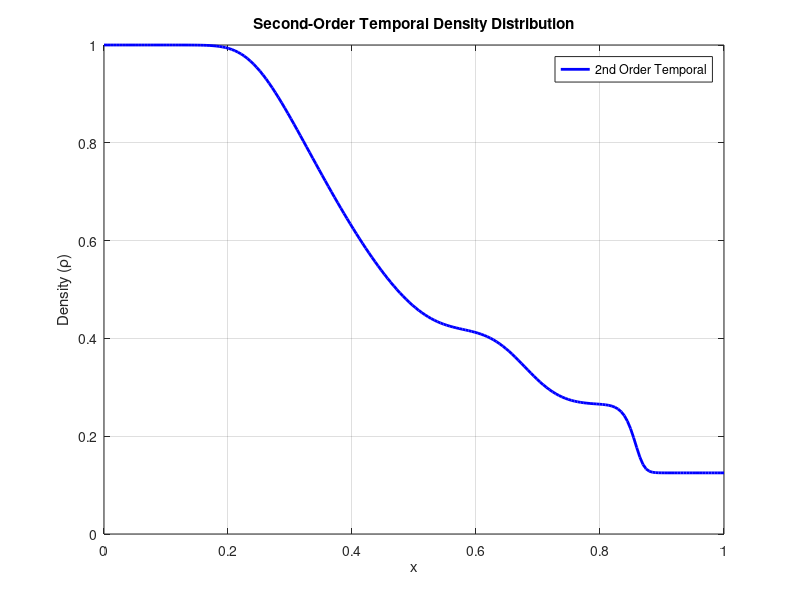

The MATLAB source for this figure: (Note: this script raises an error after producing the figure.)
function second_order_temporal_solution()
    % Second-order temporal method using Heun's method
    
    % Initial conditions
    rho_L = 1.0; u_L = 0.0; p_L = 1.0;
    rho_R = 0.125; u_R = 0.0; p_R = 0.1;
    gamma = 1.4;
    
    % Domain and time
    N = 200;
    x = linspace(0, 1, N);
    dx = x(2) - x(1);
    t_final = 0.2;
    CFL = 0.5;
    
    % Initialize solution
    W = zeros(3, N);
    for i = 1:N
        if x(i) < 0.5
            W(1,i) = rho_L;
            W(2,i) = rho_L * u_L;
            W(3,i) = p_L/(gamma-1) + 0.5*rho_L*u_L^2;
        else
            W(1,i) = rho_R;
            W(2,i) = rho_R * u_R;
            W(3,i) = p_R/(gamma-1) + 0.5*rho_R*u_R^2;
        end
    end
    
    % Time stepping with Heun's method
    t = 0;
    while t < t_final
        % Calculate time step
        max_speed = 0;
        for i = 1:N
            rho = W(1,i);
            u = W(2,i)/rho;
            E = W(3,i);
            p = (gamma-1)*(E - 0.5*rho*u^2);
            c = sqrt(gamma*p/rho);
            max_speed = max(max_speed, abs(u) + c);
        end
        dt = CFL * dx / max_speed;
        if t + dt > t_final
            dt = t_final - t;
        end
        
        % Step 1: Calculate K1 (initial slope)
        K1 = calculate_rhs(W, dx, gamma);
        
        % Step 2: Predictor step
        W_star = W + dt * K1;
        
        % Apply boundary conditions to predictor
        W_star(:,1) = W_star(:,2);
        W_star(:,N) = W_star(:,N-1);
        
        % Step 3: Calculate K2 (slope at predicted point)
        K2 = calculate_rhs(W_star, dx, gamma);
        
        % Step 4: Corrector step (Heun's method)
        W_new = W + (dt/2) * (K1 + K2);
        
        % Boundary conditions
        W_new(:,1) = W_new(:,2);
        W_new(:,N) = W_new(:,N-1);
        
        W = W_new;
        t = t + dt;
    end
    
    % Extract primitive variables
    rho = W(1,:);
    u = W(2,:) ./ W(1,:);
    E = W(3,:);
    p = (gamma-1)*(E - 0.5*W(1,:).*u.^2);
    
    % Save individual plots as TikZ
    % Density plot
    figure('Position', [100, 100, 400, 300]);
    set(gcf, 'Color', 'white');
    plot(x, rho, 'b-', 'LineWidth', 2);
    xlabel('x');
    ylabel('Density (\rho)');
    title('Second-Order Temporal Density Distribution');
    legend('2nd Order Temporal', 'Location', 'best');
    grid on;
    matlab2tikz('../figure/density_temporal2.tex');
    
    % Velocity plot
    figure('Position', [100, 100, 400, 300]);
    set(gcf, 'Color', 'white');
    plot(x, u, 'r-', 'LineWidth', 2);
    xlabel('x');
    ylabel('Velocity (u)');
    title('Second-Order Temporal Velocity Distribution');
    legend('2nd Order Temporal', 'Location', 'best');
    grid on;
    matlab2tikz('../figure/velocity_temporal2.tex');
    
    % Pressure plot
    figure('Position', [100, 100, 400, 300]);
    set(gcf, 'Color', 'white');
    plot(x, p, 'g-', 'LineWidth', 2);
    xlabel('x');
    ylabel('Pressure (p)');
    title('Second-Order Temporal Pressure Distribution');
    legend('2nd Order Temporal', 'Location', 'best');
    grid on;
    matlab2tikz('../figure/pressure_temporal2.tex');
end

function rhs = calculate_rhs(W, dx, gamma)
    % Calculate right-hand side for ODE system using Local Lax-Friedrichs
    N = size(W, 2);
    rhs = zeros(3, N);
    
    for i = 2:N-1
        % Calculate fluxes
        F_im1 = euler_flux(W(:,i-1), gamma);
        F_i = euler_flux(W(:,i), gamma);
        F_ip1 = euler_flux(W(:,i+1), gamma);
        
        % Local wave speeds
        alpha_left = max(wave_speed(W(:,i-1), gamma), wave_speed(W(:,i), gamma));
        alpha_right = max(wave_speed(W(:,i), gamma), wave_speed(W(:,i+1), gamma));
        
        % LLF fluxes
        F_left = 0.5*(F_im1 + F_i) - 0.5*alpha_left*(W(:,i) - W(:,i-1));
        F_right = 0.5*(F_i + F_ip1) - 0.5*alpha_right*(W(:,i+1) - W(:,i));
        
        % RHS calculation
        rhs(:,i) = -(F_right - F_left) / dx;
    end
end

function F = euler_flux(W, gamma)
    rho = W(1);
    u = W(2)/rho;
    E = W(3);
    p = (gamma-1)*(E - 0.5*rho*u^2);
    
    F = [rho*u; rho*u^2 + p; u*(E + p)];
end

function alpha = wave_speed(W, gamma)
    rho = W(1);
    u = W(2)/rho;
    E = W(3);
    p = (gamma-1)*(E - 0.5*rho*u^2);
    c = sqrt(gamma*p/rho);
    alpha = abs(u) + c;
end
